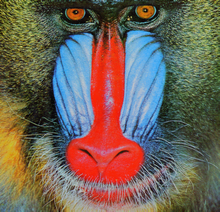
%> input picture Set14/baboon_test.bmp, 220 x 212 px, shrunk from 498 x 480 before the run
$ octave --eval "SR_main('../Set14/baboon_test.bmp');"   (GNU Octave 9; MATLAB toolbox functions it lacks are replaced by stand-ins)
%> lines starting %> are read from the running program, lines starting %| are printed output that depends on the picture
### src/filter_2d.m
function imgout = filter_2d(filter, img)
%UNTITLED2 此处显示有关此函数的摘要
%   此处显示详细说明
    f = img;

    % get the size of source image and filter
    [sm, sn] = size(f);
    [fm, fn] = size(filter);

    % get the bias
    bias = fm - 1;

    nm = sm + 2*bias;
    nn = sn + 2*bias;

    %extend the img
    maps = padarray(f, [bias, bias], 'replicate', 'both');

    % filter operation
    for i = (1 + bias/2) : (nm - bias/2)
        for j = (1 + bias/2) : (nn - bias/2)
            sum = 0;
            for x = 1 : fm
                for y = 1: fn
                    sum = sum + filter(x, y)*maps(i - bias/2 + x - 1, j - bias/2 + y - 1);
                end
            end
            result(i, j) = sum;
        end
    end

    % get the result
    imgout = zeros(sm, sn);
    for i = 1 : sm
        for j = 1 : sn
            imgout(i,j) = result(i + bias, j + bias);
        end
    end

end

### src/SR_main.m
function SR_main( impath )
%> called with impath = '../Set14/baboon_test.bmp'
%UNTITLED5 此处显示有关此函数的摘要
%   此处显示详细说明
    tic;
    f = imread(impath);
%> f is the input picture: size 212x220x3 uint8; mean R, G, B 113.4, 100.8, 89

    f = double(f);
%> f: size 212x220x3 double

    win = zeros(9, 9);

    center = (9 - 1) / 2 + 1;
    for i = 1 : 9
        for j = 1 : 9
            win(i,j) = exp(-((i - center)^2 + (j - center)^2) /(2 * 1.2^2)) / (2 * pi * 1.2^2);
        end
    end

    win = win/sum(sum(win));

    [h, w, d] = size(f);
%> h = 212; w = 220; d = 3

    if d == 1
        f = filter_2d(win, f);
        lr = bicubic(f, floor(h/3), floor(w/3));
        hr = Generate_HR(lr);
    else

        r = f(:, :, 1);
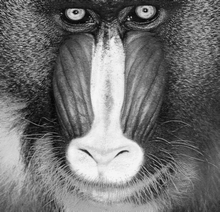
%> r: size 212x220 double; min 0, max 247, mean 113.4
        r = filter_2d(win, r);
%> in filter_2d, `maps = padarray(f, [bias, bias], 'replicate', 'both');`:
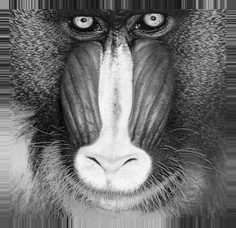
%> maps: size 228x236 double; min 0, max 247, mean 111.3
%> after the loop in filter_2d, `for i = (1 + bias/2) : (nm - bias/2)`:
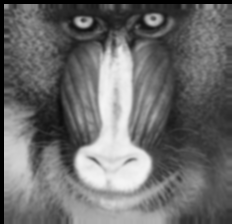
%> result: size 224x232 double; min 0, max 244.8, mean 108.4
%> after the loop in filter_2d, `for i = 1 : sm`:
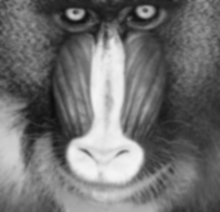
%> imgout: size 212x220 double; min 12.24, max 244.8, mean 113.4
        g = f(:, :, 2);
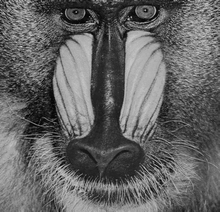
%> g: size 212x220 double; min 0, max 213, mean 100.8
        g = filter_2d(win, g);
%> in filter_2d (call 2), `maps = padarray(f, [bias, bias], 'replicate', 'both');`:
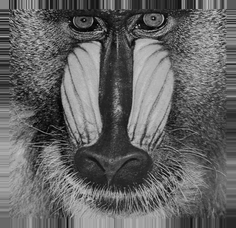
%> maps: size 228x236 double; min 0, max 213, mean 100.5
        b = f(:, :, 3);
        b = filter_2d(win, b);

        r = bicubic(r, floor(h/3), floor(w/3));
        g = bicubic(g, floor(h/3), floor(w/3));
        b = bicubic(b, floor(h/3), floor(w/3));

        lr(:, :, 1) = r;
        lr(:, :, 2) = g;
        lr(:, :, 3) = b;

        temp = rgb2ycbcr(lr);
        temp2 = temp(:, :, 1);
        hr(:, :, 1) = Generate_HR(temp2);

        [nh, nw] = size(hr(:, :, 1));
        hr(:, :, 2) = bicubic(temp(:, :, 2), nh, nw);
        hr(:, :, 3) = bicubic(temp(:, :, 3), nh, nw);
        hr = ycbcr2rgb(hr);
    end
    figure, imshow(uint8(f));
    figure, imshow(lr);
    figure, imshow(hr);
    imwrite(hr, '../Set14/zebra_sr.bmp');
    toc;
end
%> (the run ends here)
